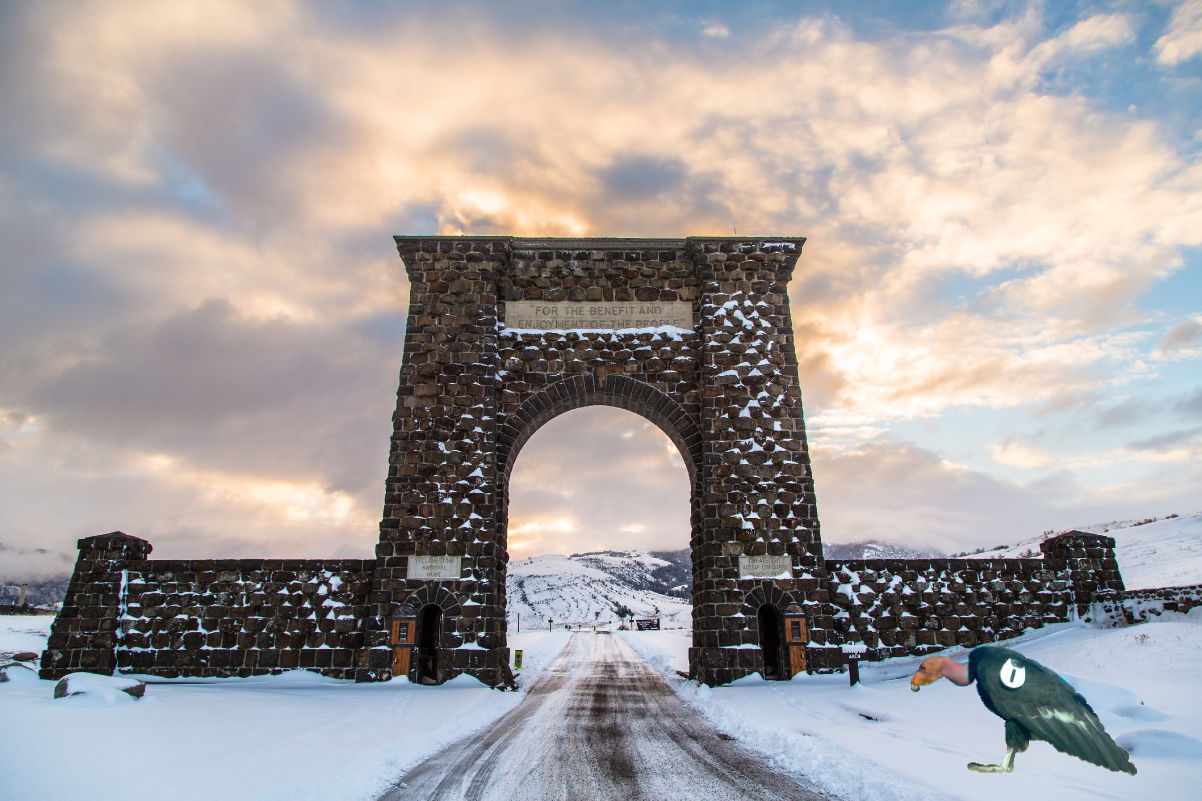
%> input picture Img_7.jpg, 2404 x 1602 px (shown at 1/2 size)
$ octave Img_7.m   (GNU Octave 9; MATLAB toolbox functions it lacks are replaced by stand-ins)
%> lines starting %> are read from the running program, lines starting %| are printed output that depends on the picture; in (x1, y1, x2, y2) boxes, pixels count from 0 and x2, y2 are one past the last pixel; in counts of white or black regions, pixels touching at a corner belong together; the program's own positions count from 1
### NoiseMap.m
function [ Map ] = NoiseMap(im ,BlockSize)
    YCbCr = double(rgb2ycbcr(im));
    Y = YCbCr(:,:,1);
    % cA is approximate component
    % cH is horizontal detail component
    % cV is vertical detail component
    % cD is diagonal detail component
    [cA1,cH,cV,cD] = dwt2(Y,'db8');

    cD = cD(1:floor(size(cD,1)/BlockSize)*BlockSize,1:floor(size(cD,2)/BlockSize)*BlockSize);
    Block = zeros(floor(size(cD,1)/BlockSize),floor(size(cD,2)/BlockSize),BlockSize.^2);

    for ii = 1:BlockSize:size(cD,1)-1
        for jj = 1:BlockSize:size(cD,2)-1
            blockElements = cD(ii:ii+BlockSize-1,jj:jj+BlockSize-1);
            Block((ii-1)/BlockSize+1,(jj-1)/BlockSize+1,:) = reshape(blockElements,[1 1 numel(blockElements)]);
        end
    end

    Map = median(abs(Block),3)./0.6745;
end

### analyze.m
function OutputMap = analyze( imPath )
    % Define the block size
    BlockSize=8;
    % Converted to 3-channel uint8 images.
    % im = CleanUpImage(imPath);
    im = imread(imPath);
    OutputMap = NoiseMap(im, BlockSize);
end

### Img_7.m
clc;
close all;

im = 'Img_7.jpg';          % Read the image

im22 = imread(im);
%> im22 is the input picture: size 1602x2404x3 uint8; mean R, G, B 164.7, 159.8, 160.1
[row,col] = size(im22);
%> row = 1602; col = 7212

OutputMap = analyze(im);
%> in NoiseMap, `YCbCr = double(rgb2ycbcr(im));`: YCbCr: size 1602x2404x3 double; mean of channels 1, 2, 3 154.5, 127.4, 130.1
%> in NoiseMap, `Y = YCbCr(:,:,1);`:
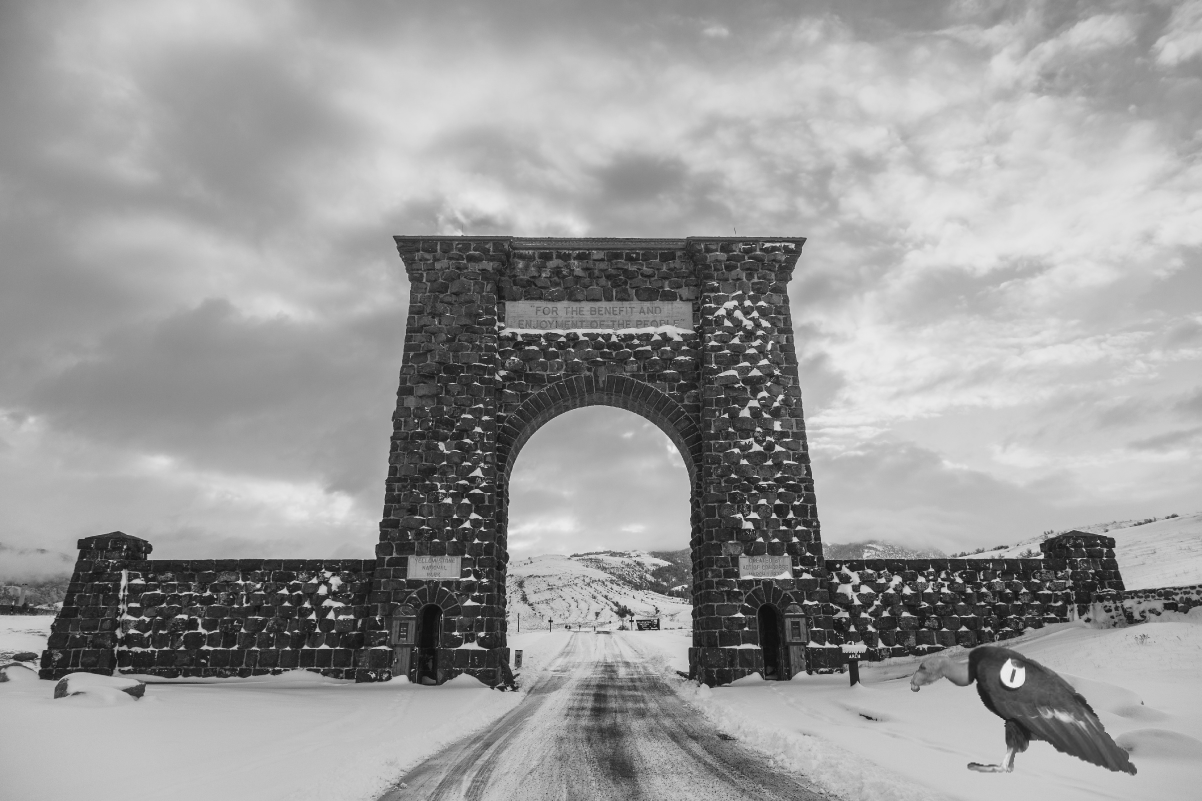
%> Y: size 1602x2404 double (shown at 1/2 size); min 16, max 235, mean 154.5
%> in NoiseMap, `[cA1,cH,cV,cD] = dwt2(Y,'db8');`:
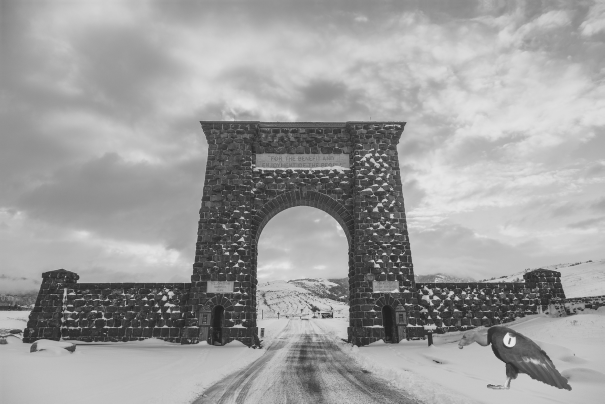
%> cA1: size 808x1209 double (shown at 1/2 size); min -40.69, max 523.8, mean 309.1; drawn with min black and max white
%> in NoiseMap, `[cA1,cH,cV,cD] = dwt2(Y,'db8');`:
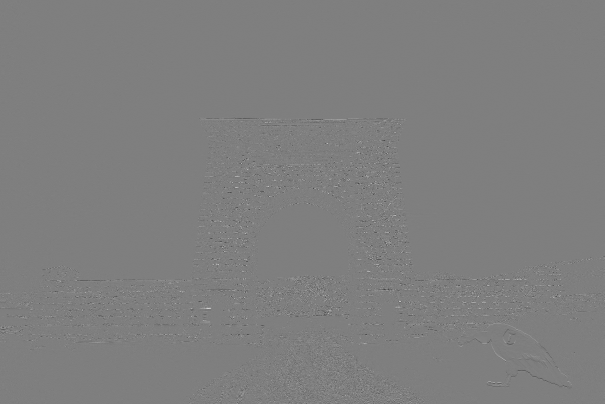
%> cH: size 808x1209 double (shown at 1/2 size); min -173.7, max 175.2, mean 0; drawn with min black and max white
%> in NoiseMap, `[cA1,cH,cV,cD] = dwt2(Y,'db8');`:
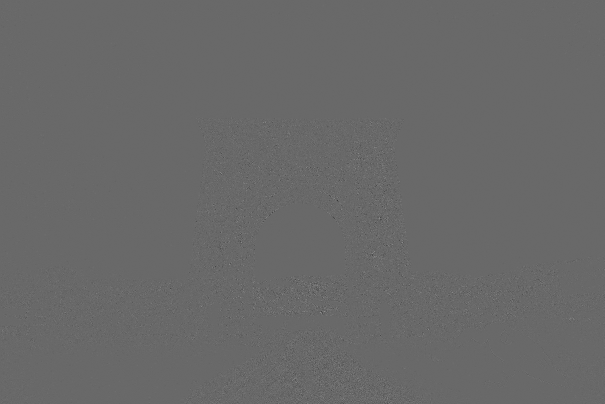
%> cD: size 808x1209 double (shown at 1/2 size); min -95.79, max 136.8, mean 0; drawn with min black and max white
%> in NoiseMap, `Map = median(abs(Block),3)./0.6745;`:
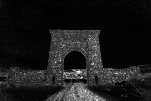
%> Map: size 101x151 double; min 0.0777, max 24.23, mean 2.6; drawn with min black and max white

[m,n] = size(OutputMap);
%> m = 101; n = 151
img = OutputMap;
for i = 1:m
    for j = 1:n
        if(img(i,j) < 3.5)  % Set the threshold
            img(i,j) = 0;
        else
            img(i,j) = 255;
        end
    end
end
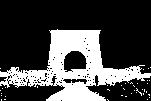
%> img: size 101x151 double; 27.9% white; 39 white regions (38 under 20 px), largest, box (x1, y1, x2, y2) and area: (0, 29, 151, 101) 4189

im2 = uint8(img);


A2 = imresize(im2,32);
se1 = strel('disk',16);     % Create a flat disc structure element with a radius of 16
%> (the run ends here)

$ run again, with Img_1.jpg copied over Img_7.jpg
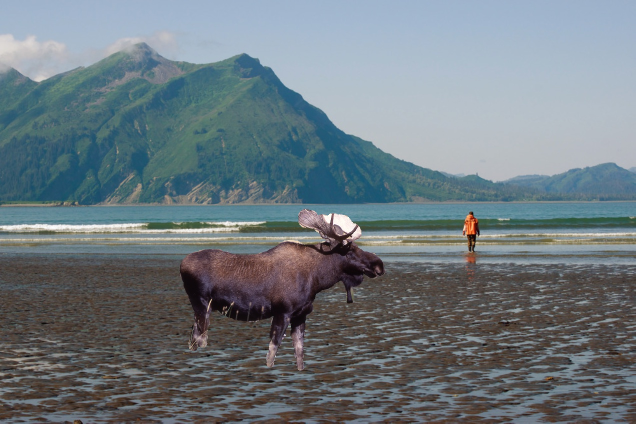
%> input picture Img_1.jpg, 1271 x 847 px (shown at 1/2 size)
%> im22 is the input picture: size 847x1271x3 uint8; mean R, G, B 110, 121.1, 127.5
%> YCbCr: size 847x1271x3 double; mean of channels 1, 2, 3 117.8, 132.4, 122.7
%> in NoiseMap, `[cA1,cH,cV,cD] = dwt2(Y,'db8');`:
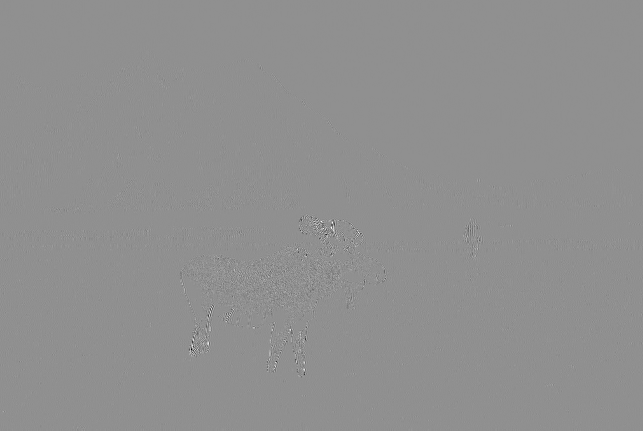
%> cV: size 431x643 double; min -145.4, max 111.9, mean 0; drawn with min black and max white
%> im2: size 53x80 uint8; 4.3% white; 4 white regions (3 under 20 px), largest, box (x1, y1, x2, y2) and area: (23, 26, 48, 46) 171
%> `A3 = imerode(A2,se1);`:
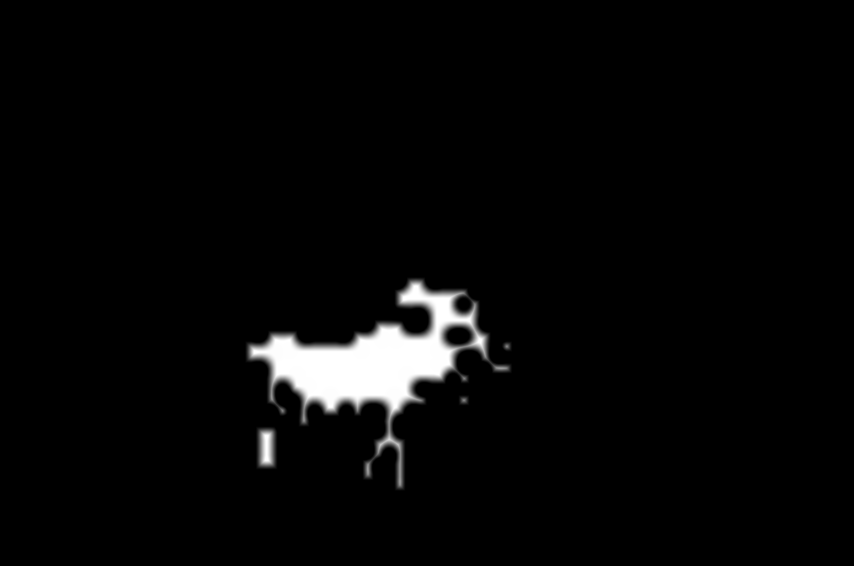
%> A3: size 1696x2560 uint8 (shown at 1/3 size); min 0, max 255, mean 7.2
